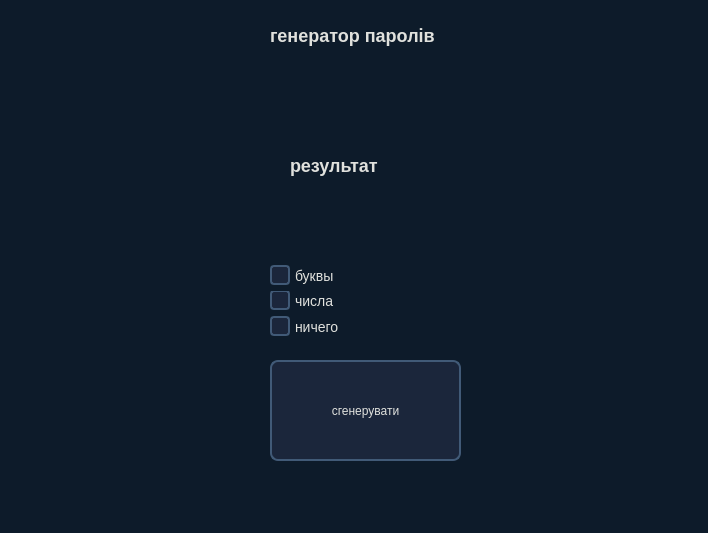
<?xml version="1.0" encoding="UTF-8"?>
<ui version="4.0">
 <class>MainWindow</class>
 <widget class="QMainWindow" name="MainWindow">
  <property name="geometry">
   <rect>
    <x>0</x>
    <y>0</y>
    <width>708</width>
    <height>533</height>
   </rect>
  </property>
  <property name="font">
   <font>
    <weight>75</weight>
    <bold>true</bold>
    <kerning>false</kerning>
   </font>
  </property>
  <property name="windowTitle">
   <string>MainWindow</string>
  </property>
  <property name="styleSheet">
   <string notr="true"> background-color: #0D1B2A;

</string>
  </property>
  <widget class="QWidget" name="centralwidget">
   <widget class="QPushButton" name="pushButton">
    <property name="geometry">
     <rect>
      <x>270</x>
      <y>360</y>
      <width>191</width>
      <height>101</height>
     </rect>
    </property>
    <property name="styleSheet">
     <string notr="true">QPushButton {
    background-color: #1B263B;
    color: #E0E1DD;
    border: 2px solid #415A77;
    border-radius: 8px;
    padding: 8px;
}

QPushButton:hover {
    background-color: #415A77;
}

QPushButton:pressed {
    background-color: #778DA9;
}
</string>
    </property>
    <property name="text">
     <string>сгенерувати</string>
    </property>
   </widget>
   <widget class="QCheckBox" name="checkBox">
    <property name="geometry">
     <rect>
      <x>270</x>
      <y>316</y>
      <width>191</width>
      <height>21</height>
     </rect>
    </property>
    <property name="styleSheet">
     <string notr="true">QCheckBox {
    font-size: 14px;
    color: #E0E1DD;
    spacing: 5px;
}

QCheckBox::indicator {
    width: 16px;
    height: 16px;
    border: 2px solid #415A77;
    border-radius: 4px;
    background-color: #1B263B;
}

QCheckBox::indicator:checked {
    background-color: #778DA9;
    border: 2px solid #E0E1DD;
}
</string>
    </property>
    <property name="text">
     <string>ничего</string>
    </property>
   </widget>
   <widget class="QCheckBox" name="checkBox_2">
    <property name="geometry">
     <rect>
      <x>270</x>
      <y>290</y>
      <width>191</width>
      <height>21</height>
     </rect>
    </property>
    <property name="styleSheet">
     <string notr="true">QCheckBox {
    font-size: 14px;
    color: #E0E1DD;
    spacing: 5px;
}

QCheckBox::indicator {
    width: 16px;
    height: 16px;
    border: 2px solid #415A77;
    border-radius: 4px;
    background-color: #1B263B;
}

QCheckBox::indicator:checked {
    background-color: #778DA9;
    border: 2px solid #E0E1DD;
}
</string>
    </property>
    <property name="text">
     <string>числа</string>
    </property>
   </widget>
   <widget class="QCheckBox" name="checkBox_3">
    <property name="geometry">
     <rect>
      <x>270</x>
      <y>260</y>
      <width>191</width>
      <height>31</height>
     </rect>
    </property>
    <property name="styleSheet">
     <string notr="true">QCheckBox {
    font-size: 14px;
    color: #E0E1DD;
    spacing: 5px;
}

QCheckBox::indicator {
    width: 16px;
    height: 16px;
    border: 2px solid #415A77;
    border-radius: 4px;
    background-color: #1B263B;
}

QCheckBox::indicator:checked {
    background-color: #778DA9;
    border: 2px solid #E0E1DD;
}
</string>
    </property>
    <property name="text">
     <string>буквы</string>
    </property>
   </widget>
   <widget class="QLabel" name="label">
    <property name="geometry">
     <rect>
      <x>270</x>
      <y>0</y>
      <width>181</width>
      <height>71</height>
     </rect>
    </property>
    <property name="font">
     <font>
      <pointsize>-1</pointsize>
      <weight>75</weight>
      <bold>true</bold>
     </font>
    </property>
    <property name="styleSheet">
     <string notr="true">QLabel {
    font-size: 18px;
    font-weight: bold;
    color: #E0E1DD;
}
</string>
    </property>
    <property name="text">
     <string>генератор паролів</string>
    </property>
   </widget>
   <widget class="QLabel" name="label_2">
    <property name="geometry">
     <rect>
      <x>290</x>
      <y>150</y>
      <width>121</width>
      <height>31</height>
     </rect>
    </property>
    <property name="font">
     <font>
      <pointsize>-1</pointsize>
      <weight>75</weight>
      <bold>true</bold>
     </font>
    </property>
    <property name="styleSheet">
     <string notr="true">QLabel {
    font-size: 18px;
    font-weight: bold;
    color: #E0E1DD;
}
</string>
    </property>
    <property name="text">
     <string>результат</string>
    </property>
   </widget>
  </widget>
  <widget class="QMenuBar" name="menubar">
   <property name="geometry">
    <rect>
     <x>0</x>
     <y>0</y>
     <width>708</width>
     <height>21</height>
    </rect>
   </property>
  </widget>
  <widget class="QStatusBar" name="statusbar"/>
 </widget>
 <resources/>
 <connections/>
</ui>
